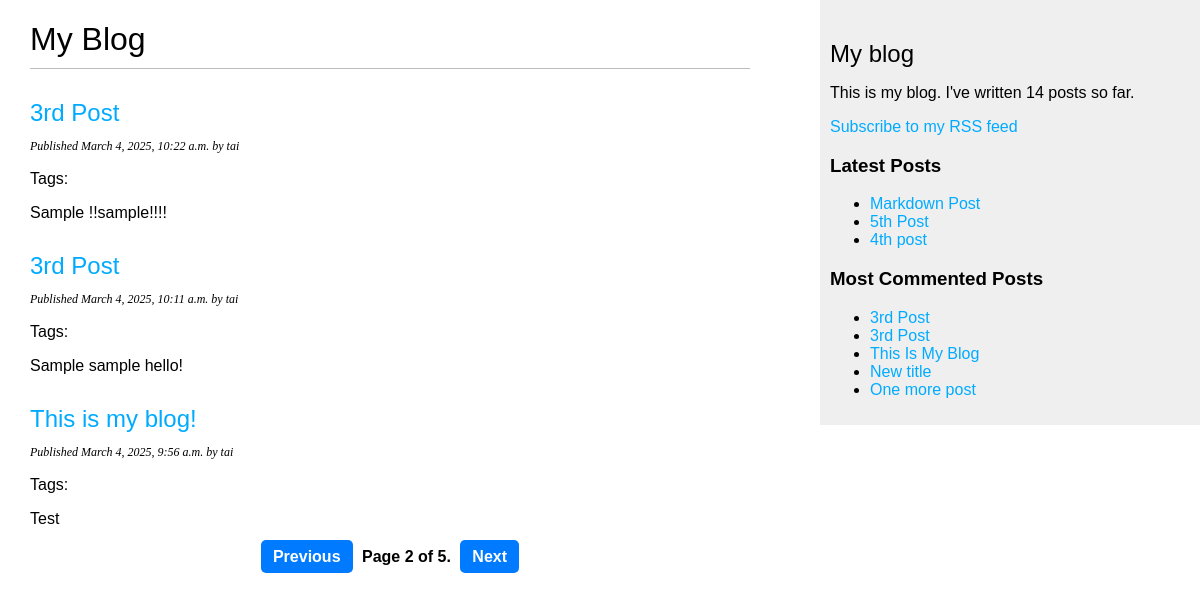
Screenshot of /blog/?page=2 with the database file from the repository.
### blog/models.py (models this page shows, shortened)
class Post(models.Model):
    STATUS_CHOICES = (
        ('draft', 'Draft'),
        ('published', 'Published'),
    )
    title = models.CharField(max_length=250)
    slug = models.SlugField(max_length=250, unique_for_date='publish')
    author = models.ForeignKey(User, on_delete=models.CASCADE, related_name='blog_posts')
    body = models.TextField()
    publish = models.DateTimeField(default=timezone.now)
    created = models.DateTimeField(auto_now_add=True)
    updated = models.DateTimeField(auto_now=True)
    status = models.CharField(max_length=10, choices=STATUS_CHOICES, default='published')
    objects = models.Manager()  # Default manager
    published = PostManager()   # Custom manager for published posts
    tags = TaggableManager()  # ✅ Correct usage
    class Meta:
        ordering = ('-publish',)
    def get_absolute_url(self):
        if not self.slug:
            return "#"  # Prevent errors if slug is missing
        return reverse('blog:post_detail', args=[self.publish.year, self.publish.month, self.publish.day, self.slug])

### blog/views.py (the view)
# urls.py: path('', views.post_list, name='post_list'),
def post_list(request, tag_slug=None):
    object_list = Post.published.all()
    tag = None
    if tag_slug:  # ✅ Filter posts by tag if provided
        tag = get_object_or_404(Tag, slug=tag_slug)
        object_list = object_list.filter(tags__in=[tag])
    paginator = Paginator(object_list, 3)  # 3 posts per page
    page = request.GET.get('page')
    try:
        posts = paginator.page(page)
    except PageNotAnInteger:
        posts = paginator.page(1)
    except EmptyPage:
        posts = paginator.page(paginator.num_pages)
    return render(request, 'blog/post/list.html', {
        'page': page,
        'posts': posts,
        'tag': tag  # ✅ Pass the tag to the template
    })

### blog/models.py (called while the page is built)
    def get_queryset(self):
        return super().get_queryset().filter(status='published')

### blog/templatetags/blog_tags.py (called while the page is built)
@register.simple_tag
def total_posts():
    return Post.published.count()

@register.inclusion_tag('blog/post/latest_posts.html')
def show_latest_posts(count=5):
    latest_posts = Post.published.order_by('-publish')[:count]
    return {'latest_posts': latest_posts}

@register.simple_tag
def get_most_commented_posts(count=5):
    return Post.published.annotate(
        total_comments=Count('comments')
    ).order_by('-total_comments')[:count]

@register.filter(name='markdown')
def markdown_format(text):
    return mark_safe(markdown.markdown(text))

### blog/templates/blog/post/list.html (shortened to what this page needs)
{% extends "blog/base.html" %}
{% load blog_tags %}
{% block content %}
    <h1>My Blog</h1>
    {% for post in posts %}
        <h2>
            <a href="{{ post.get_absolute_url }}">
                {{ post.title }}
            </a>
        </h2>
        <p class="date">
            Published {{ post.publish }} by {{ post.author }}
        </p>
        <p class="tags">
            Tags:
        </p>
        <p>{{ post.body|markdown|truncatewords_html:30 }}</p>
    {% empty %}
        <p>No posts available.</p>
    {% endfor %}
    {% include "pagination.html" with page=posts %}
{% endblock %}

### blog/templates/blog/base.html (shortened to what this page needs)
{% load static %}
{% load blog_tags %}
<!DOCTYPE html>
<html>
<head>
    <link href="{% static 'css/blog.css' %}" rel="stylesheet">
</head>
<body>
    <div id="content">
        {% block content %}
        {% endblock %}
    </div>
    <div id="sidebar">
        <h2>My blog</h2>
        <p>This is my blog. I've written {% total_posts %} posts so far.</p>
        <p> <a href="{% url "blog:post_feed" %}" >Subscribe to my RSS feed </a></p>
        <h3>Latest Posts</h3>
        {% show_latest_posts 3 %}
        <h3>Most Commented Posts</h3>
        {% get_most_commented_posts as most_commented_posts %}
        <ul>
            {% for post in most_commented_posts %}
            <li>
                <a href="{{ post.get_absolute_url }}">{{ post.title }}</a>
            </li>
            {% endfor %}
        </ul>
    </div>
</body>
</html>

### blog/templates/blog/post/latest_posts.html
<ul>
    {% for post in latest_posts %}
        <li>
            <a href="{{ post.get_absolute_url }}">{{ post.title }}</a>
        </li>
        {% endfor %}
    </ul>

### blog/static/css/blog.css (style rules this page uses)
body { margin: 0; padding: 0; font-family: helvetica, sans-serif; }
a { color: #00abff; text-decoration: none; }
h1 { font-weight: normal; border-bottom: 1px solid #bbb; padding: 0 0 10px 0; }
h2 { font-weight: normal; margin: 30px 0 0; }
#content { float: left; width: 60%; padding: 0 0 0 30px; }
#sidebar { float: right; width: 30%; padding: 10px; background: #efefef; height: 100%; }
p.date { color: #000000; font-family: georgia, serif; font-size: 12px; font-style: italic; }

### rows the page displays
Post: title "3rd Post", publish "March 4, 2025, 10:22 a.m.", author "tai", body "Sample !!sample!!!!"
Post: title "3rd Post", publish "March 4, 2025, 10:11 a.m.", author "tai", body "Sample sample hello!"
Post: title "This is my blog!", publish "March 4, 2025, 9:56 a.m.", author "tai", body "Test"
Post: title "Markdown Post"
Post: title "5th Post"
Post: title "4th post"
Post: title "This Is My Blog"
Post: title "New title"
Post: title "One more post"

### other values shown
{{ page.number }} "2"
{{ page.paginator.num_pages }} "5"
